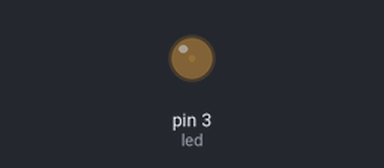
Recording of a sketch running on a simulated Arduino Uno, built with avr-gcc and run on an emulated ATmega328P. Shown: output pins drawn as LEDs (lit = HIGH).

Above: at 0.05 s.
At 0.65 s:
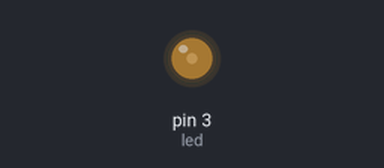
At 1.3 s:
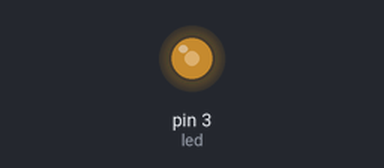
At 2.55 s:
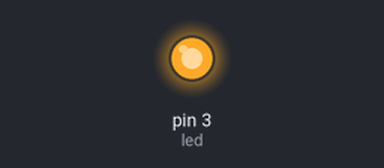
Timing chart, 0 to 5.9 s (numbered marks = the images above):
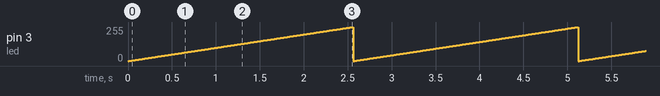

The sketch:

controlDeBrillo.ino
```cpp
const int led=3;
  int brillo;
void setup() {
  // put your setup code here, to run once:
pinMode(led, OUTPUT);

}

void loop() {
  // put your main code here, to run repeatedly:z
  for(brillo=0; brillo < 256; brillo++){
    analogWrite(led, brillo);
    delay(10);
  }
    //brillo=255;

}
```

Measured:
- by itself, pin 3 (led): ramps from 0/255 to 255/255 and jumps back, once every 2.6 s
